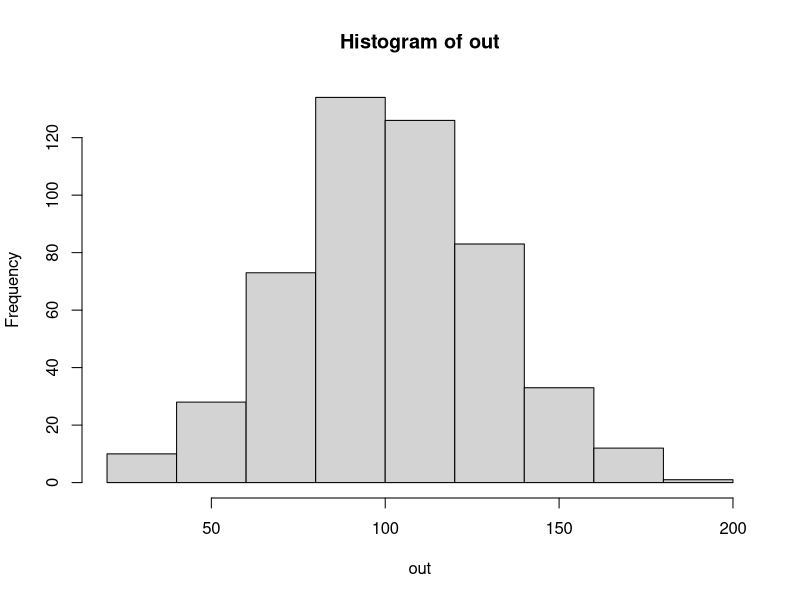

The R script that drew this image:
# Atomic vectors part 1
# This is a script describing vectors in R
# 22 Jan 2026
# Kit Eller

#################################################
# START OF SCRIPT
# Atomic vectors part 1
#################################################

x <- 5
print(x)

# not allowed to use in this class:
y = 3

#################################################

# Snake Case:
plant_height_and_whatever <- 3

# Camel Case:
plantHeightAndWhatever <- 4

# Not preferred, reserve for temp variables:
plant.height.and.whatever <- 2

#################################################

# DIMS | Homogeneous | Heterogenenous
#-------------------------------------
# 1D   | Vector      | List
#-------------------------------------
# 2D   | Matrix      | Data frame
#-------------------------------------
# N-D  | Array .......... etc

#################################################

#### 1d atomic vector:
z <- c(3.2,5,5,6)
print(z)
# type 'double'
typeof(z)

# can also use c() to 'flatten' vectors. Creates one flat vector, not an array
z <- c(c(3.2, 3), c(3,5))
print(z)
is.numeric(z)
is.character(z)

#################################################

#### character strings:
t <- "perch"
print(t)

# character vector:
t <- c("perch","bass","trout")
print(t)
t[1]
t[2]
t[3]
typeof(t)
is.numeric(t)

#################################################

#### boolean vector (logical vector)

u <- c(TRUE, FALSE, TRUE, T, F, T, T, T, T, T)
print(u)
is.logical(u)
typeof(u)
mean(u)

#################################################
#### vector properties

### type:
typeof(z) # gives type
is.numeric(z) # gives logical
z_2 <- as.character(z) # coerces variable
typeof(z_2)
is.numeric(z_2)

### length:
length(t)

### names:
# random number generator
z <- runif(5)
print(z)

# names() returns names if it has it
names(z)

# but can also be used to store names
names(z) <- c("A","B","C","D","E")
print(z)

# reset names:
names(z) <- NULL
names(z)

#################################################
#### Special data types

# NA (not any)
w <- c(3.2, 3, 3, NA)

print(w)
typeof(w)
length(w)
typeof(w[4])
sum(w)
sum(w, na.rm=T)

# NaN (missing)
p <- 0/0
print(p)

# Inf (infinity)
i <- 1/0
print(i)
n <- -1/0
print(n)

# NULL
o <- NULL
print(o)

#################################################
#### Vectorization:
f <- c(10, 20, 30, 40, 50, 60)
f+1
-f

g <- c(1,2,3)
f+g
f/g
g/f

# recycling:
m <- c(1,2)
f+m

#################################################
# Atomic vectors part 2
# 1/27/26
#################################################

z <- vector(mode="numeric", length=0)

print(z)

#################################################

# Dynamic creation: don't do this in R, can do this in python
z <- c(z, 5)
print(z)

# For R, create a vector with a predefined length
z <- rep(0, 100)
print(z)
length(z)

#################################################

z <- rep(NA, 100)
print(z)
typeof(z)
z[1] <- "Vermont"
head(z)
typeof(z)

#################################################

my_vector <- runif(100)
my_names <- paste("Species", seq(1:length(my_vector)), sep="")

names(my_vector) <- my_names

str(my_vector)

#################################################
# using the rep function

rep(x=0.5, times=6)

my_vec <- c(1,2,3)

rep(x=my_vec, times=6, each=3)

help(rep)

#################################################

seq(1:10)

x <- seq(from = 2, to = 4, length=5)

# this is slow:
my_vec <- 1:length(x)

seq_along(my_vec)

#################################################

# generating random values
set.seed(123)
runif(5)
runif(n=3, min=100, max=101)

out <- rnorm(n=500, mean=100, sd=30)

hist(out)

#################################################

# random sampling

long_vec <- seq_len(10)

sample(x=long_vec, size=5, replace=T)

#################################################

# weighted sampling from a vec

weights <- c(rep(20,5), rep(100, 5))

sample(x=long_vec, replace=T, prob=weights)

#################################################

# subsetting vectors
z <- c(3.1, 9.2, 1.3, 0.4, 7.5)

z[c(2,3)]

x <- 1:5
y <- c(1:3, 7, 7)

x==2
x!=2

x==5 & y==7

x==1 | y==7

# only satisfied when one is true and one is false
xor(x==3, y==3)

set.seed(90)
z <- runif(10)
z<0.5
z[z<0.5]
# gives index location of where = TRUE
which(z<0.5)

z[which(z<0.5)]

zd <- c(z, NA, NA)

# keeps NA:
zd[zd<0.5]

# drops NA:
zd[which(zd<0.5)]
